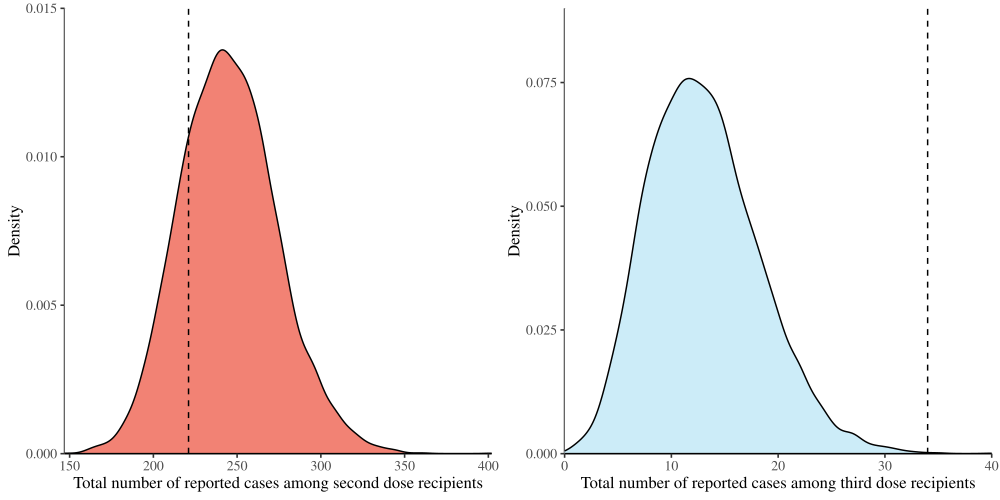

Generate this figure with R:
library(rstan)
library(dplyr)
library(ggplot2); theme_set(theme_bw(base_family = "Times", base_size=12))
library(egg)
load("../data_processed/iowa.rda")
load("../stanfit/stanfit_seirv_final.rda")

ee <- rstan::extract(stanfit_seirv_final)

twototal <- data.frame(
  total=apply(ee$pred_cases_s, 1, sum)
)

threetotal <- data.frame(
  total=apply(ee$pred_cases_v, 1, sum)
)

g1 <- ggplot(twototal) +
  geom_density(aes(total), fill="#EF6351", alpha=0.8) +
  geom_vline(xintercept=221, lty=2) +
  scale_x_continuous("Total number of reported cases among second dose recipients",
                     expand=c(0, 0)) +
  scale_y_continuous("Density", expand=c(0, 0), limits=c(0, 0.015)) +
  theme(
    panel.grid = element_blank(),
    panel.border = element_blank(),
    axis.line = element_line()
  )

g2 <- ggplot(threetotal) +
  geom_density(aes(total), fill="#CCECF8") +
  geom_vline(xintercept=34, lty=2) +
  scale_x_continuous("Total number of reported cases among third dose recipients",
                     limits=c(0, 40),
                     expand=c(0, 0)) +
  scale_y_continuous("Density", expand=c(0, 0), limits=c(0, 0.09)) +
  theme(
    panel.grid = element_blank(),
    panel.border = element_blank(),
    axis.line = element_line()
  )

gtot <- ggarrange(g1, g2, nrow=1)

ggsave("figure_stanfit_total.pdf", gtot, width=10, height=5)
